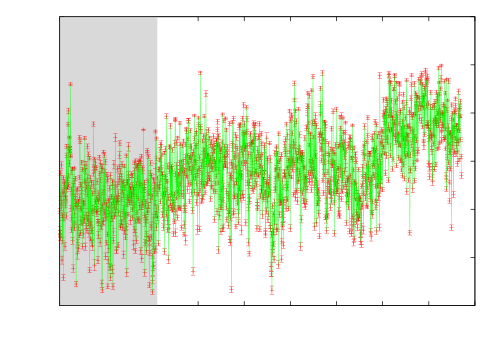

Reproduce this figure in gnuplot.
clear
reset
file = "beatfrequenzen_neu_iScan_drift"
datafile = sprintf('../dat/%s.dat',file)

unset key
set xlabel 'Messpunkt #'
#set format x "%.0f"
set ylabel 'Schwebungsfrequenz [MHz]'
set samples 100000

set style rect fc lt -1 fs solid 0.15 noborder
set obj rect from 0, graph 0 to 423, graph 1


set term push
set term epslatex color 10
set out sprintf('%s.tex',file)

plot datafile with errorbars, \
datafile using 1:2 with lines lt 1 lc 2

unset out
